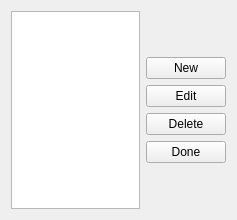
<?xml version="1.0" encoding="UTF-8"?>
<ui version="4.0">
 <class>ConfigManager</class>
 <widget class="QWidget" name="ConfigManager">
  <property name="geometry">
   <rect>
    <x>0</x>
    <y>0</y>
    <width>237</width>
    <height>220</height>
   </rect>
  </property>
  <property name="minimumSize">
   <size>
    <width>237</width>
    <height>220</height>
   </size>
  </property>
  <property name="maximumSize">
   <size>
    <width>237</width>
    <height>220</height>
   </size>
  </property>
  <property name="windowTitle">
   <string>ConfigManager</string>
  </property>
  <layout class="QGridLayout" name="gridLayout_2">
   <item row="0" column="0">
    <layout class="QHBoxLayout" name="horizontalLayout">
     <item>
      <widget class="QListWidget" name="listWidget_ConfigList">
       <property name="maximumSize">
        <size>
         <width>171</width>
         <height>500</height>
        </size>
       </property>
      </widget>
     </item>
     <item>
      <layout class="QGridLayout" name="gridLayout">
       <item row="0" column="0">
        <spacer name="verticalSpacer">
         <property name="orientation">
          <enum>Qt::Vertical</enum>
         </property>
         <property name="sizeHint" stdset="0">
          <size>
           <width>20</width>
           <height>18</height>
          </size>
         </property>
        </spacer>
       </item>
       <item row="1" column="0">
        <layout class="QVBoxLayout" name="verticalLayout">
         <item>
          <widget class="QPushButton" name="pushButton_New">
           <property name="text">
            <string>New</string>
           </property>
          </widget>
         </item>
         <item>
          <widget class="QPushButton" name="pushButton_Edit">
           <property name="text">
            <string>Edit</string>
           </property>
          </widget>
         </item>
         <item>
          <widget class="QPushButton" name="pushButton_Delete">
           <property name="text">
            <string>Delete</string>
           </property>
          </widget>
         </item>
         <item>
          <widget class="QPushButton" name="pushButton_Done">
           <property name="text">
            <string>Done</string>
           </property>
          </widget>
         </item>
        </layout>
       </item>
       <item row="2" column="0">
        <spacer name="verticalSpacer_2">
         <property name="orientation">
          <enum>Qt::Vertical</enum>
         </property>
         <property name="sizeHint" stdset="0">
          <size>
           <width>20</width>
           <height>18</height>
          </size>
         </property>
        </spacer>
       </item>
      </layout>
     </item>
    </layout>
   </item>
  </layout>
 </widget>
 <layoutdefault spacing="6" margin="11"/>
 <resources/>
 <connections/>
</ui>
